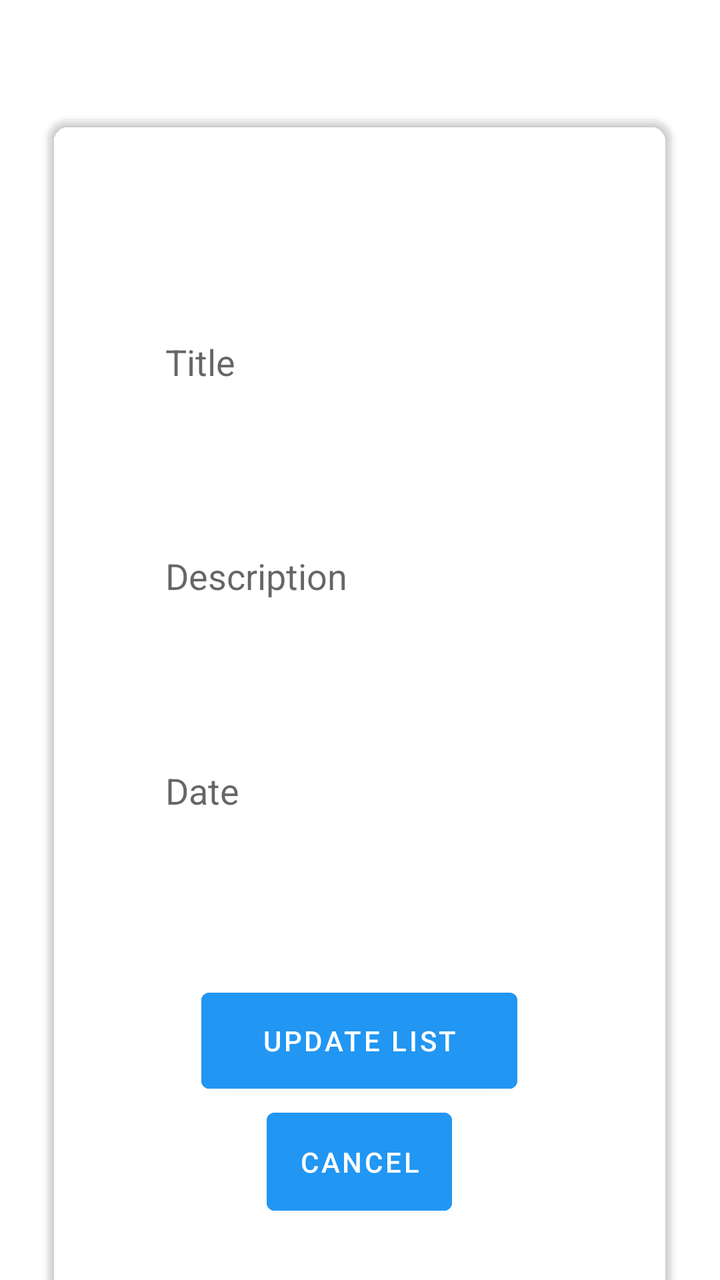
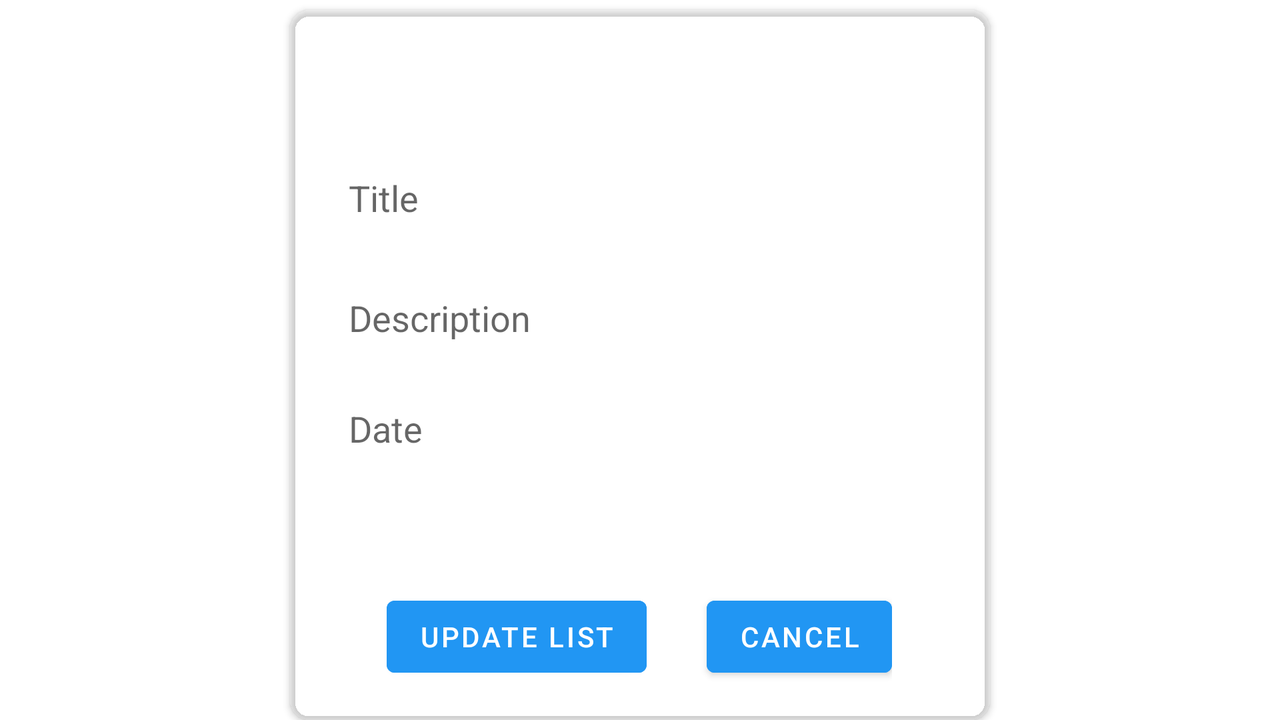

Compare how this app lays out the same screen by default and in its alternative resource folder. The renders come first, then the two layout files and the values they reference.
<!-- AndroidManifest.xml: application theme Theme.TodoApp -->
<!-- res/layout/fragment_edit_todo.xml -->
<?xml version="1.0" encoding="utf-8"?>
<LinearLayout xmlns:android="http://schemas.android.com/apk/res/android"
    xmlns:app="http://schemas.android.com/apk/res-auto"
    xmlns:tools="http://schemas.android.com/tools"
    android:layout_width="match_parent"
    android:layout_height="match_parent"
    android:background="@drawable/signup"
    android:orientation="vertical"
    tools:context=".EditTodoFragment">

    <androidx.cardview.widget.CardView
        android:layout_width="311dp"
        android:layout_height="592dp"
        android:layout_gravity="center"
        android:layout_marginTop="60dp"
        app:cardBackgroundColor="@android:color/transparent"
        app:cardCornerRadius="10dp">

        <ScrollView
            android:layout_width="match_parent"
            android:layout_height="match_parent"
            android:layout_gravity="center"
            android:layout_margin="20dp">

            <LinearLayout
                android:layout_width="wrap_content"
                android:layout_height="wrap_content"
                android:layout_gravity="center"
                android:orientation="vertical">

                <RadioGroup
                    android:id="@+id/edited_priority"
                    android:layout_width="match_parent"
                    android:layout_height="wrap_content"
                    android:layout_marginBottom="15dp"
                    android:orientation="horizontal">

                    <RadioButton
                        android:id="@+id/edited_normal_priority"
                        android:layout_width="wrap_content"
                        android:layout_height="wrap_content"
                        android:layout_weight="1"
                        android:buttonTint="@color/white"
                        android:text="@string/edit_low"
                        android:textColor="@color/white" />

                    <RadioButton
                        android:id="@+id/edited_high_priority"
                        android:layout_width="wrap_content"
                        android:layout_height="wrap_content"
                        android:layout_weight="1"
                        android:buttonTint="@color/white"
                        android:text="@string/edit_medium"
                        android:textColor="@color/white" />

                    <RadioButton
                        android:id="@+id/edited_critical_priority"
                        android:layout_width="wrap_content"
                        android:layout_height="wrap_content"
                        android:layout_weight="1"
                        android:buttonTint="@color/white"
                        android:text="@string/edit_high"
                        android:textColor="@color/white" />

                </RadioGroup>

                <EditText
                    android:id="@+id/edited_title"
                    android:layout_width="match_parent"
                    android:layout_height="wrap_content"
                    android:layout_marginBottom="15dp"
                    android:background="@drawable/edit_text_border"
                    android:ems="10"
                    android:hint="@string/edit_title"
                    android:inputType="textPersonName"
                    android:paddingLeft="10dp"
                    android:paddingTop="5dp"
                    android:paddingBottom="5dp" />

                <EditText
                    android:id="@+id/edited_description"
                    android:layout_width="match_parent"
                    android:layout_height="wrap_content"
                    android:layout_marginBottom="15dp"
                    android:height="150dp"
                    android:background="@drawable/edit_text_border"
                    android:ems="10"
                    android:hint="@string/edit_description"
                    android:inputType="textMultiLine|textPersonName"
                    android:lines="5"
                    android:maxLines="5"
                    android:paddingLeft="10dp"
                    android:paddingTop="5dp"
                    android:paddingBottom="5dp"
                    android:scrollbars="vertical" />

                <EditText
                    android:id="@+id/edited_date"
                    android:layout_width="match_parent"
                    android:layout_height="wrap_content"
                    android:layout_marginBottom="15dp"
                    android:background="@drawable/edit_text_border"
                    android:ems="10"
                    android:hint="@string/edit_date"
                    android:inputType="textPersonName"
                    android:paddingLeft="10dp"
                    android:paddingTop="5dp"
                    android:paddingBottom="5dp" />

                <CheckBox
                    android:id="@+id/edited_completion_status"
                    android:layout_width="match_parent"
                    android:layout_height="wrap_content"
                    android:layout_marginBottom="15dp"
                    android:buttonTint="@color/white"
                    android:text="Completion status"
                    android:textColor="@color/white" />

                <LinearLayout
                    android:layout_width="match_parent"
                    android:layout_height="121dp"
                    android:gravity="center_horizontal"
                    android:orientation="vertical">

                    <Button
                        android:id="@+id/edit_fragment_btn_save"
                        android:layout_width="158dp"
                        android:layout_height="wrap_content"
                        android:layout_weight="1"
                        android:backgroundTint="#2196F3"
                        android:text="@string/edit_save"
                        android:textColor="@color/white" />

                    <Button
                        android:id="@+id/edit_fragment_btn_cancel"
                        android:layout_width="wrap_content"
                        android:layout_height="61dp"
                        android:backgroundTint="#2196F3"
                        android:text="@string/cancel"
                        android:textColor="@color/white" />
                </LinearLayout>
            </LinearLayout>
        </ScrollView>
    </androidx.cardview.widget.CardView>

</LinearLayout>
<!-- resources referenced by this layout -->
<resources>
  <color name="white">#FFFFFFFF</color>
  <string name="cancel">Cancel</string>
  <string name="edit_date">Date</string>
  <string name="edit_description">Description</string>
  <string name="edit_high">Critical</string>
  <string name="edit_low">Normal</string>
  <string name="edit_medium">High</string>
  <string name="edit_save">UPDATE LIST</string>
  <string name="edit_title">Title</string>
  <style name="Theme.TodoApp" parent="Theme.MaterialComponents.DayNight.NoActionBar">
          
          <item name="colorPrimary">#68caf0</item>
          <item name="popupTheme">@style/ThemeOverlay.AppCompat.Light</item>
          <item name="android:statusBarColor">#2196F3</item>
      </style>
</resources>
<!-- res/layout-land/fragment_edit_todo.xml (the repository's variant of the layout above) -->
<!-- drawn on the phone turned sideways -->
<?xml version="1.0" encoding="utf-8"?>
<LinearLayout xmlns:android="http://schemas.android.com/apk/res/android"
    xmlns:app="http://schemas.android.com/apk/res-auto"
    xmlns:tools="http://schemas.android.com/tools"
    android:layout_width="match_parent"
    android:layout_height="match_parent"
    android:background="@drawable/signup"
    android:orientation="vertical"
    tools:context=".EditTodoFragment">

    <androidx.cardview.widget.CardView
        android:layout_width="350dp"
        android:layout_height="wrap_content"
        android:layout_gravity="center"
        android:layout_marginTop="5dp"
        app:cardBackgroundColor="@android:color/transparent"
        app:cardCornerRadius="10dp">

        <ScrollView
            android:layout_width="311dp"
            android:layout_height="361dp"
            android:layout_gravity="center_horizontal"
            android:layout_margin="0dp">

            <LinearLayout
                android:layout_width="match_parent"
                android:layout_height="wrap_content"
                android:layout_gravity="center"
                android:orientation="vertical">

                <RadioGroup
                    android:id="@+id/edited_priority"
                    android:layout_width="match_parent"
                    android:layout_height="wrap_content"
                    android:layout_marginBottom="5dp"
                    android:orientation="horizontal">

                    <RadioButton
                        android:id="@+id/edited_normal_priority"
                        android:layout_width="wrap_content"
                        android:layout_height="wrap_content"
                        android:layout_weight="1"
                        android:buttonTint="@color/white"
                        android:text="@string/edit_low"
                        android:textColor="@color/white" />

                    <RadioButton
                        android:id="@+id/edited_high_priority"
                        android:layout_width="wrap_content"
                        android:layout_height="wrap_content"
                        android:layout_weight="1"
                        android:buttonTint="@color/white"
                        android:text="@string/edit_medium"
                        android:textColor="@color/white" />

                    <RadioButton
                        android:id="@+id/edited_critical_priority"
                        android:layout_width="wrap_content"
                        android:layout_height="wrap_content"
                        android:layout_weight="1"
                        android:buttonTint="@color/white"
                        android:text="@string/edit_high"
                        android:textColor="@color/white" />

                </RadioGroup>

                <EditText
                    android:id="@+id/edited_title"
                    android:layout_width="match_parent"
                    android:layout_height="wrap_content"
                    android:layout_marginBottom="5dp"
                    android:background="@drawable/edit_text_border"
                    android:ems="10"
                    android:hint="@string/edit_title"
                    android:inputType="textPersonName"
                    android:paddingLeft="10dp"
                    android:paddingTop="5dp"
                    android:paddingBottom="5dp" />

                <EditText
                    android:id="@+id/edited_description"
                    android:layout_width="match_parent"
                    android:layout_height="76dp"
                    android:layout_marginBottom="5dp"
                    android:height="130dp"
                    android:background="@drawable/edit_text_border"
                    android:ems="10"
                    android:hint="@string/edit_description"
                    android:inputType="textMultiLine|textPersonName"
                    android:lines="5"
                    android:maxLines="5"
                    android:paddingLeft="10dp"
                    android:paddingTop="5dp"
                    android:paddingBottom="5dp"
                    android:scrollbars="vertical" />

                <EditText
                    android:id="@+id/edited_date"
                    android:layout_width="match_parent"
                    android:layout_height="wrap_content"
                    android:layout_marginBottom="15dp"
                    android:background="@drawable/edit_text_border"
                    android:ems="10"
                    android:hint="@string/edit_date"
                    android:inputType="textPersonName"
                    android:paddingLeft="10dp"
                    android:paddingBottom="0dp" />

                <CheckBox
                    android:id="@+id/edited_completion_status"
                    android:layout_width="match_parent"
                    android:layout_height="wrap_content"
                    android:layout_marginBottom="5dp"
                    android:buttonTint="@color/white"
                    android:text="Completion status"
                    android:textColor="@color/white" />

                <LinearLayout
                    android:layout_width="wrap_content"
                    android:layout_height="wrap_content"
                    android:layout_gravity="center"
                    android:orientation="horizontal">

                    <Button
                        android:id="@+id/edit_fragment_btn_save"
                        android:layout_width="wrap_content"
                        android:layout_height="match_parent"
                        android:layout_marginEnd="30dp"
                        android:layout_weight="0"
                        android:backgroundTint="#2196F3"
                        android:text="@string/edit_save"
                        android:textColor="@color/white" />

                    <Button
                        android:id="@+id/edit_fragment_btn_cancel"
                        android:layout_width="wrap_content"
                        android:layout_height="wrap_content"
                        android:backgroundTint="#2196F3"
                        android:text="@string/cancel"
                        android:textColor="@color/white" />
                </LinearLayout>

                <LinearLayout
                    android:layout_width="match_parent"
                    android:layout_height="wrap_content"
                    android:gravity="center_horizontal">

                </LinearLayout>
            </LinearLayout>
        </ScrollView>

    </androidx.cardview.widget.CardView>


</LinearLayout>
